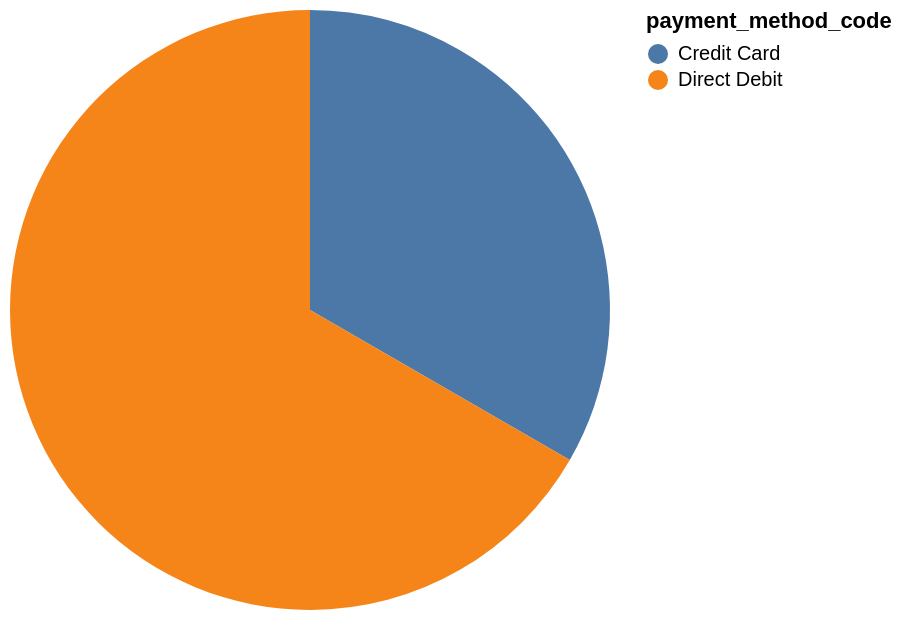

Source (Vega-Lite JSON):
### Vega-Lite specification from a JSON file in a GitHub repository (floating-point values rounded to 4 significant figures)
{"data": {"values": [{"x_data": "Credit Card", "y_data": 5}, {"x_data": "Direct Debit", "y_data": 10}]}, "mark": "arc", "encoding": {"theta": {"field": "y_data", "type": "quantitative", "title": "count(*)"}, "color": {"field": "x_data", "type": "nominal", "title": "payment_method_code"}}}
